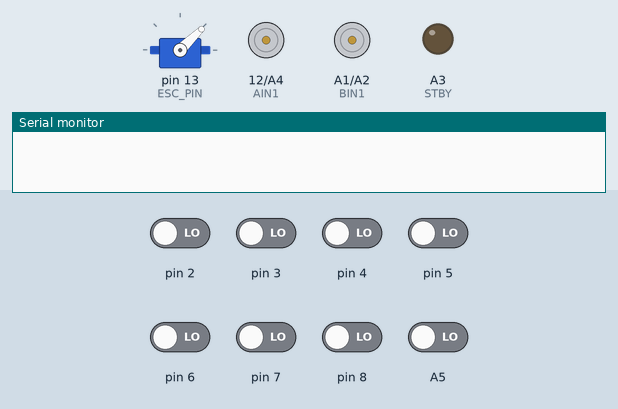
Bench run of a sketch on a simulated Arduino Uno, built with avr-gcc and run on an emulated ATmega328P. Shown: servo, motor-driver pin pairs drawn as motors (green arrow = first pin HIGH = forward, orange = second pin HIGH = backward, longer = more drive, scaled by the enable pin, stopped while the standby pin is LOW), output pins drawn as LEDs (lit = HIGH), the last lines printed to the serial monitor. The inputs (shaded band) are chosen by the test bench; at power-on: A5, pin 2–8 LOW.

Above: at 0.1 s.
At 6.1 s:
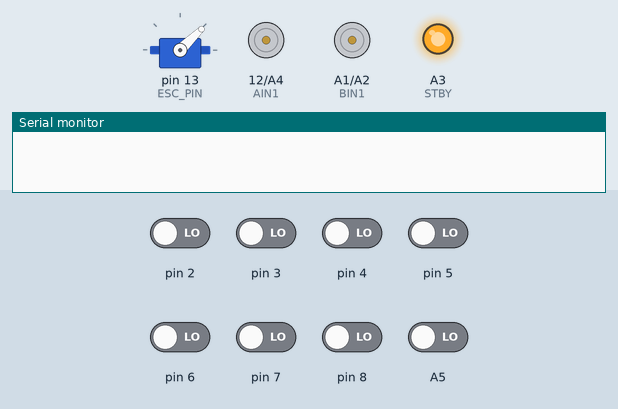
At 31.1 s:
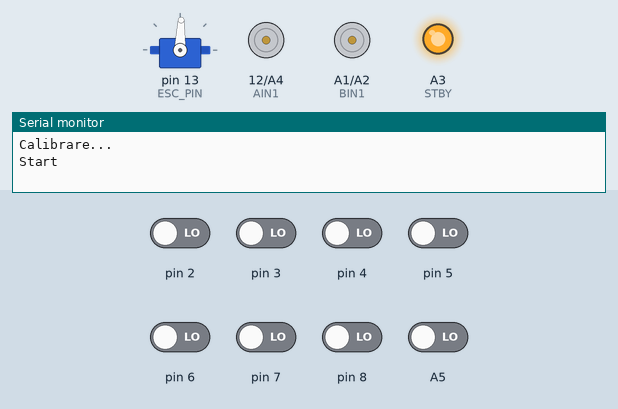
At 32.1 s:
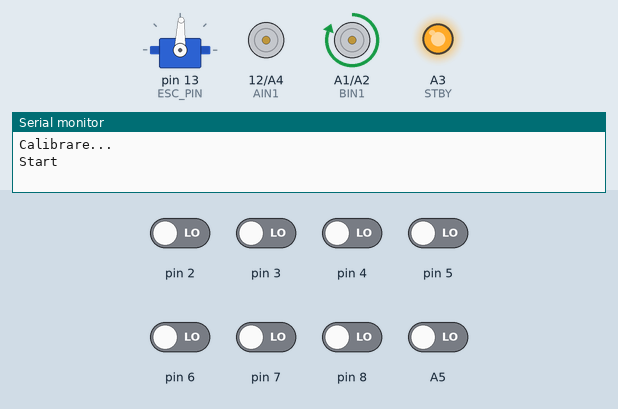
Timing chart, 0 to 33.6 s (numbered marks = the images above):
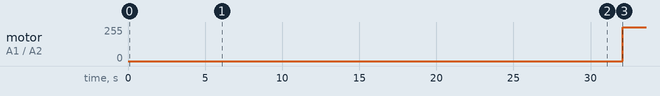

The sketch:

incercare_255.ino
```cpp
#include <QTRSensors.h>
#include <Servo.h>

QTRSensors qtr;
Servo esc;

const uint8_t SensorCount = 8;
uint16_t sensorValues[SensorCount];

// PID
float Kp = 0.15;
float Ki = 0.0002;
float Kd = 1.387;

long integral = 0;
int lastError = 0;

// viteza de bază
int baseSpeed = 255;

// motoare
const int PWMA = 9;
const int PWMB = 11;

const int AIN1 = 12;
const int AIN2 = A4;

const int BIN1 = A1;
const int BIN2 = A2;

const int STBY = A3;

// ESC turbina
const int ESC_PIN = 13;

const int ESC_STOP = 1000;
const int ESC_RUN  = 1450;

void setup()
{
  Serial.begin(115200);

  // ESC
  esc.attach(ESC_PIN);

  // armare ESC
  for (int i = 0; i < 300; i++)
  {
    esc.writeMicroseconds(ESC_STOP);
    delay(20);
  }

  qtr.setTypeRC();

  qtr.setSensorPins(
    (const uint8_t[]){2,3,4,5,6,7,8,A5},
    SensorCount);

  pinMode(PWMA, OUTPUT);
  pinMode(PWMB, OUTPUT);

  pinMode(AIN1, OUTPUT);
  pinMode(AIN2, OUTPUT);

  pinMode(BIN1, OUTPUT);
  pinMode(BIN2, OUTPUT);

  pinMode(STBY, OUTPUT);

  digitalWrite(STBY, HIGH);

  // înainte
  digitalWrite(AIN1, HIGH);
  digitalWrite(AIN2, LOW);

  digitalWrite(BIN1, HIGH);
  digitalWrite(BIN2, LOW);

  delay(1000);

  Serial.println("Calibrare...");

  // calibrare cu turbina oprită
  for (int i = 0; i < 800; i++)
  {
    qtr.calibrate();
    esc.writeMicroseconds(ESC_STOP);
    delay(5);
  }

  Serial.println("Start");

  // pornește turbina
  esc.writeMicroseconds(ESC_RUN);

  delay(1000);
}

void loop()
{
  // menține turbina pornită
  esc.writeMicroseconds(ESC_RUN);

  uint16_t position = qtr.readLineBlack(sensorValues);

  int error = position - 3000;

  // PID
  integral += error;
  integral = constrain(integral, -50000, 50000);

  int derivative = error - lastError;

  float correction =
      (Kp * error) +
      (Ki * integral) +
      (Kd * derivative);

  // limitează corecția
  correction = constrain(correction, -255, 255);

  lastError = error;

  int leftMotor = baseSpeed + correction;
  int rightMotor = baseSpeed - correction;

  leftMotor = constrain(leftMotor, 0, 255);
  rightMotor = constrain(rightMotor, 0, 255);

  analogWrite(PWMA, leftMotor);
  analogWrite(PWMB, rightMotor);
}
```

Measured:
- by itself, motor on A1 (BIN1) / A2 (BIN2): stopped → forward 255/255 at 32.1 s
